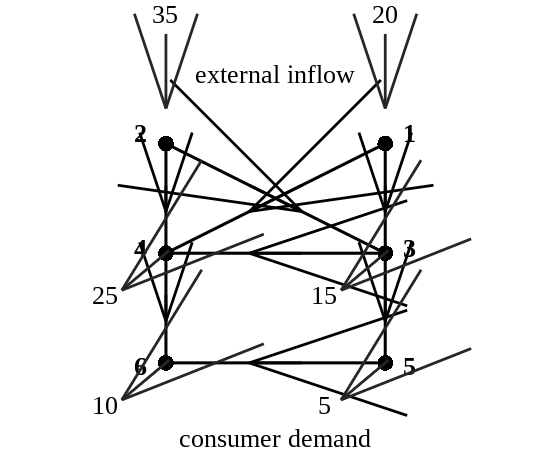
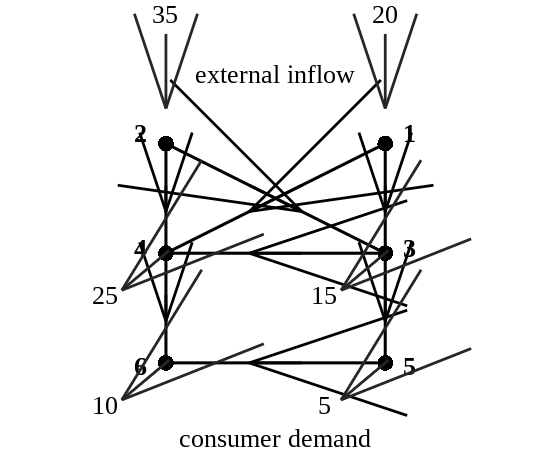

The MATLAB script that drew these images, in order: (Note: this script raises an error after producing the figures.)
function make_tanyimboh_reference_schematic
%MAKE_TANYIMBOH_REFERENCE_SCHEMATIC Reproduce the Case-A reference graph.

root = fileparts(fileparts(fileparts(mfilename('fullpath'))));
output_dir = fullfile(root, 'networks', 'tanyimboh_templeman', 'figures');
if ~exist(output_dir, 'dir')
    mkdir(output_dir);
end

% Node coordinates and directed links follow Case A in the reference table.
xy = [1 1; -1 1; 1 0; -1 0; 1 -1; -1 -1];
directed_links = [1 3; 1 4; 2 3; 2 4; 3 4; 3 5; 4 6; 5 6];

fig = figure('Color', 'w', 'Units', 'centimeters', ...
    'Position', [2 2 14 12]);
ax = axes(fig, 'Position', [0.02 0.03 0.96 0.94]); hold(ax, 'on');
% The Supplementary two-panel layout scales this standalone graphic to
% roughly half the text width; enlarge all labels so they remain legible.
label_font = 'Times New Roman';
label_size = 19;

for k = 1:size(directed_links, 1)
    a = directed_links(k, 1);
    b = directed_links(k, 2);
    p1 = xy(a, :);
    p2 = xy(b, :);
    plot(ax, [p1(1) p2(1)], [p1(2) p2(2)], 'k-', 'LineWidth', 2.2);

    % A short centered quiver gives an unambiguous arrow without covering nodes.
    start_point = p1 + 0.38 * (p2 - p1);
    arrow_vector = 0.24 * (p2 - p1);
    quiver(ax, start_point(1), start_point(2), ...
        arrow_vector(1), arrow_vector(2), 0, 'Color', 'k', ...
        'LineWidth', 2.0, 'MaxHeadSize', 1.8);
end

scatter(ax, xy(:,1), xy(:,2), 130, 'k', 'filled');
node_offsets = [0.23 0.10; -0.23 0.10; 0.23 0.05; -0.23 0.05; ...
    0.23 -0.02; -0.23 -0.02];
for n = 1:6
    text(ax, xy(n,1) + node_offsets(n,1), xy(n,2) + node_offsets(n,2), ...
        sprintf('%d', n), 'FontName', label_font, ...
        'FontSize', label_size, 'FontWeight', 'bold', ...
        'HorizontalAlignment', 'center', 'VerticalAlignment', 'middle');
end

% External inflows and demands; numbers are reference-problem flow rates.
external = [1 0 1 20; 2 0 1 35; 3 -0.62 -0.52 15; ...
    4 -0.62 -0.52 25; 5 -0.62 -0.52 5; 6 -0.62 -0.52 10];
for k = 1:size(external, 1)
    n = external(k, 1);
    direction = external(k, 2:3);
    if n <= 2
        start_point = xy(n,:) + direction;
        arrow_vector = -0.68 * direction;
        label_point = start_point + [0, 0.10];
    else
        start_point = xy(n,:) - 0.05 * direction;
        arrow_vector = 0.70 * direction;
        label_point = start_point + arrow_vector + 0.24 * direction;
    end
    quiver(ax, start_point(1), start_point(2), arrow_vector(1), ...
        arrow_vector(2), 0, 'Color', [0.15 0.15 0.15], ...
        'LineWidth', 2.0, 'MaxHeadSize', 1.4);
    text(ax, label_point(1), label_point(2), sprintf('%g', external(k,4)), ...
        'FontName', label_font, 'FontSize', label_size, ...
        'FontWeight', 'normal', ...
        'HorizontalAlignment', 'center', 'VerticalAlignment', 'bottom');
end

text(ax, 0, 1.64, 'external inflow', ...
    'FontName', label_font, 'FontSize', label_size, ...
    'HorizontalAlignment', 'center');
text(ax, 0, -1.68, 'consumer demand', ...
    'FontName', label_font, 'FontSize', label_size, ...
    'HorizontalAlignment', 'center');
axis(ax, 'equal');
xlim(ax, [-1.78 1.78]);
ylim(ax, [-1.87 2.18]);
axis(ax, 'off');
scatter(ax,[-1.78 1.78],[-1.87 2.18],1,'w','filled', ...
    'MarkerEdgeColor','none'); % retain whitespace when exporting axes-off

set(fig,'PaperPositionMode','auto');
print(fig,fullfile(output_dir,'reference_schematic.png'),'-dpng','-r600');
print(fig,fullfile(output_dir,'reference_schematic.svg'),'-dsvg');
close(fig);

generated_dir = fullfile(root, 'manuscript', 'generated', 'figures');
if ~isfolder(generated_dir), mkdir(generated_dir); end
copyfile(fullfile(output_dir, 'reference_schematic.png'), ...
    fullfile(generated_dir, 'tanyimboh_schemtic.png'), 'f');
copyfile(fullfile(output_dir, 'reference_schematic.svg'), ...
    fullfile(generated_dir, 'tanyimboh_schemtic.svg'), 'f');
end
